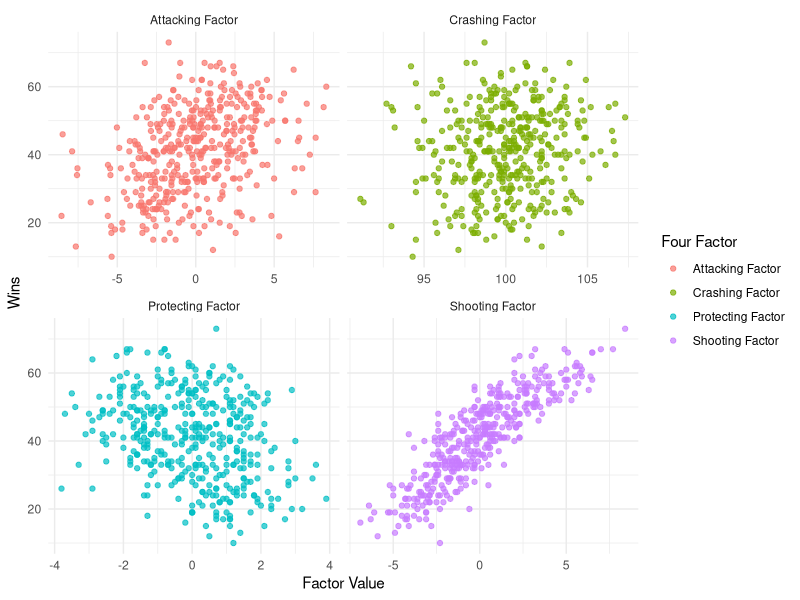
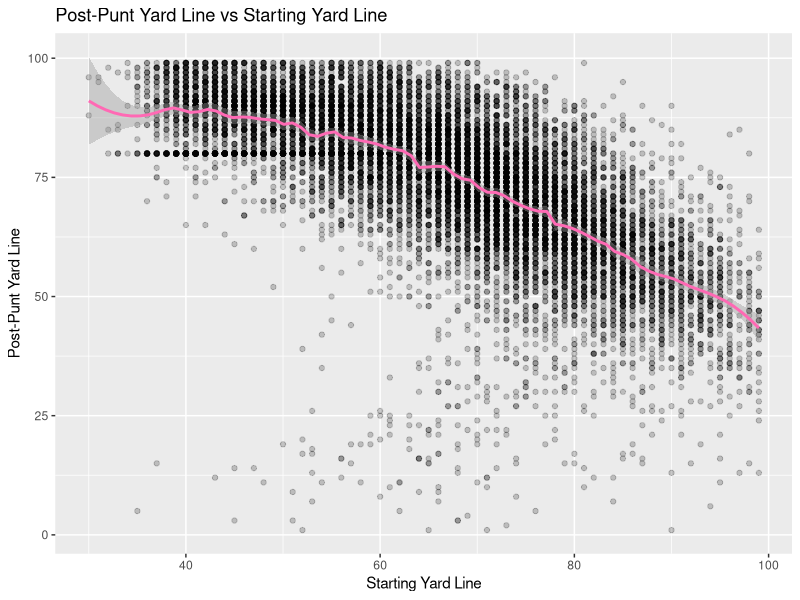
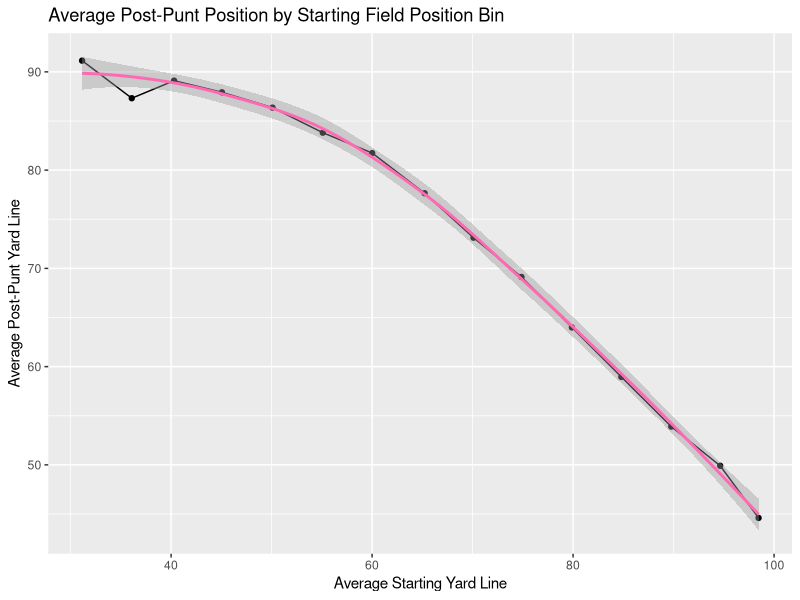
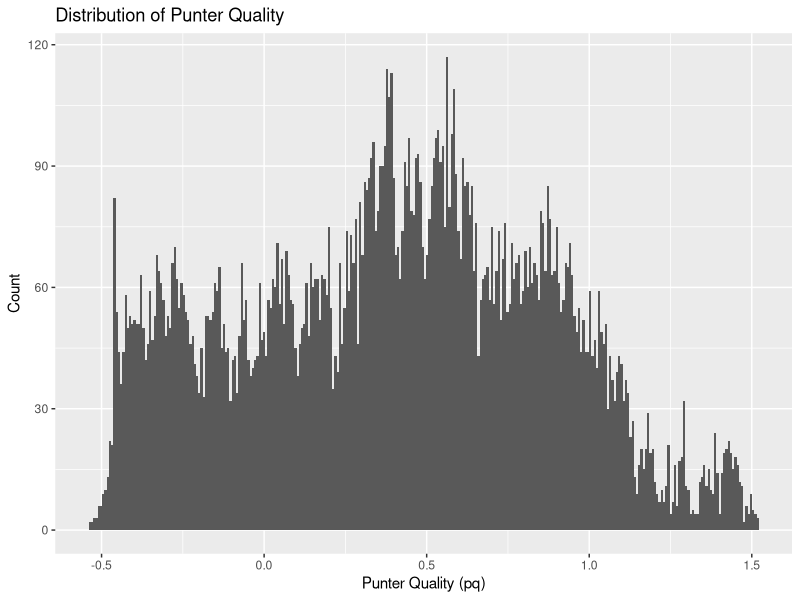
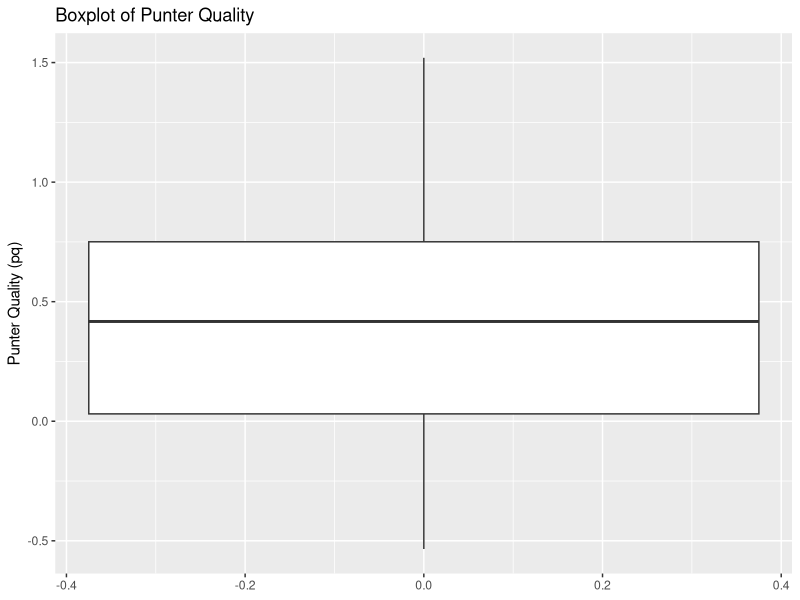
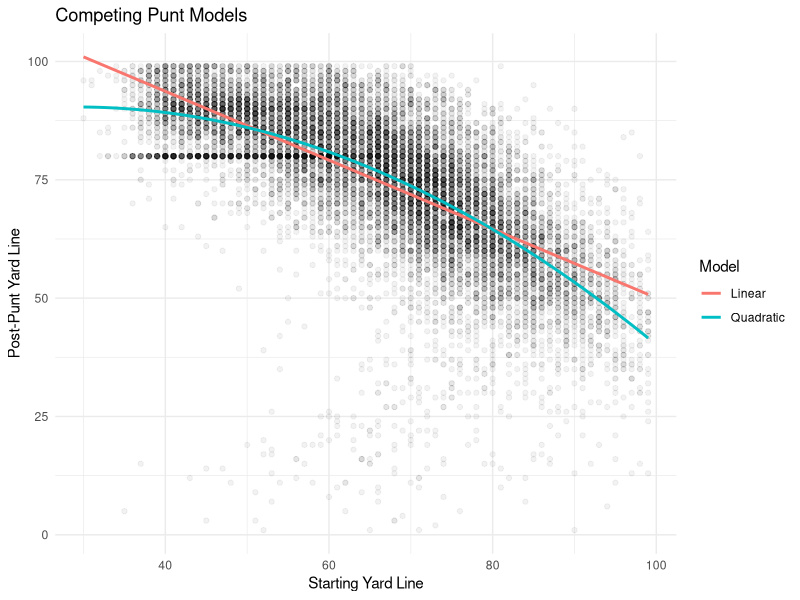
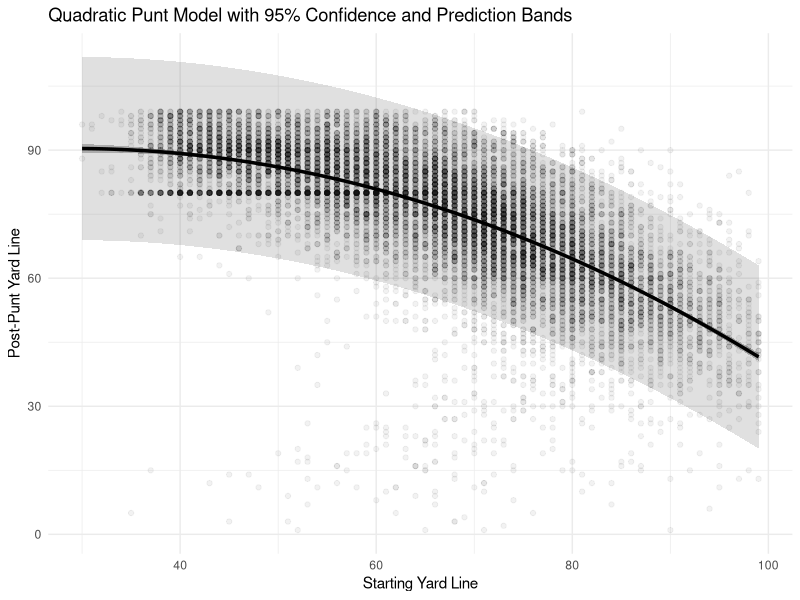
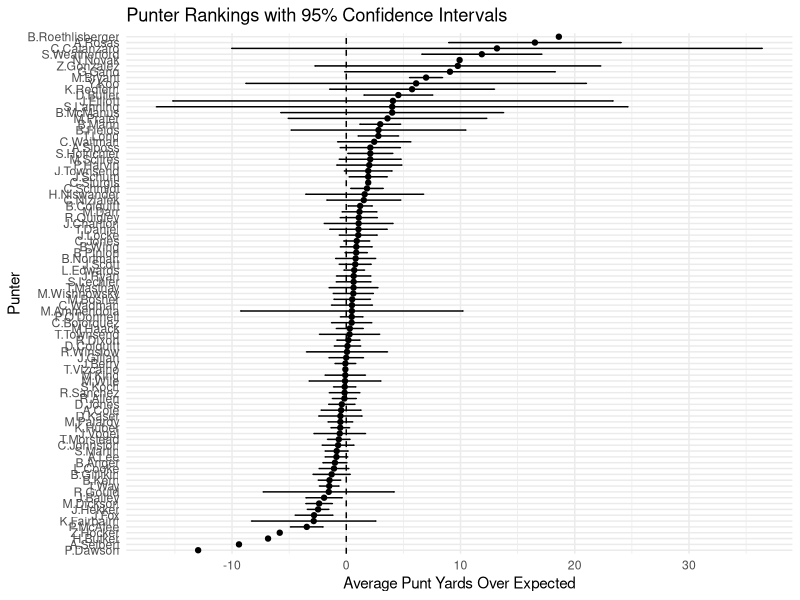

The R source for these figures, in order:
#############
### SETUP ###
#############

# install.packages(c("ggplot2", "tidyverse"))
library(ggplot2)
library(tidyverse)

# set seed
set.seed(3)

##############
### PART 1 ###
##############

# load data
nba_four_factors = read_csv("../data/02_nba-four-factors.csv")
nba_four_factors=nba_four_factors %>% 
  filter(GP==82) %>% 
  mutate(`Protecting Factor`=-`Protecting Factor`)
# Task 1:
# - Compute each variable's mean, standard deviation, minimum, and maximum
# - Plot the marginal distribution of each explanatory variable
# - Make scatterplots of wins against each of the four factors
# - Compute correlations between each pair of explanatory variables
# - Identify which variables look most strongly related to wins before fitting a model

summary(nba_four_factors)
nba_four_factors_long <- nba_four_factors %>%
  pivot_longer(
    cols = c(`Shooting Factor`,
             `Crashing Factor`,
             `Protecting Factor`,
             `Attacking Factor`),
    names_to = "Factor",
    values_to = "Value"
  )

ggplot(nba_four_factors_long,
       aes(x = Value, y = W, color = Factor)) +
  geom_point(alpha = 0.7) +
  facet_wrap(~ Factor, scales = "free_x") +
  labs(
    x = "Factor Value",
    y = "Wins",
    color = "Four Factor"
  ) +
  theme_minimal()
cor(
  nba_four_factors[, c("Shooting Factor",
                       "Crashing Factor",
                       "Protecting Factor",
                       "Attacking Factor")],
  nba_four_factors$W
)
# Task 2:
# - Fit the multivariable model: wins ~ x1 + x2 + x3 + x4
# - Write down the fitted regression equation
# - Interpret each coefficient in context
# - Check whether the coefficient signs make sense given the variable definitions
# - Identify which factors look strongest and weakest after adjustment

four_factor_model=lm(data=nba_four_factors, W~`Shooting Factor`+`Crashing Factor`+`Protecting Factor`+`Attacking Factor`)
four_factor_model
# Task 3:
# - Standardize the four predictors
# - Fit the standardized model
# - Rank the factors by absolute standardized coefficient size
# - Compare the original and standardized models for interpretability
# - Compare fitted values from both models and explain why they match or differ
standardized_nba_four_factors <- nba_four_factors %>%
  mutate(
    standardizedSF = as.numeric(scale(`Shooting Factor`)),
    standardizedCF = as.numeric(scale(`Crashing Factor`)),
    standardizedPF = as.numeric(scale(`Protecting Factor`)),
    standardizedAF = as.numeric(scale(`Attacking Factor`))
  )  

lm(data=standardized_nba_four_factors, W~standardizedSF+standardizedCF+standardizedPF+standardizedAF)
# Task 4:
# - Report the residual standard error and interpret it in wins
# - Report coefficient standard errors and 95% confidence intervals
# - Identify which effects are clearly different from zero
# - Choose one team and compute a point prediction, confidence interval, and prediction interval
# - State which interval is wider and why
summary(four_factor_model)
nba_four_factors <- nba_four_factors %>%
  mutate(
    fitted = fitted(four_factor_model),
    residual = resid(four_factor_model)
  )

# 2007 Dallas Mavericks
mavericks_2007 <- nba_four_factors %>%
  filter(Team_Season == "Dallas Mavericks2007")

# Residual standard error
sigma(four_factor_model)

# Coefficient estimates, standard errors, t-statistics, and p-values
coef(summary(four_factor_model))

# 95% confidence intervals for coefficients
confint(four_factor_model)

# Point prediction, confidence interval, and prediction interval
predict(
  four_factor_model,
  newdata = mavericks_2007,
  interval = "confidence",
  level = 0.95
)

predict(
  four_factor_model,
  newdata = mavericks_2007,
  interval = "prediction",
  level = 0.95
)
# Task 5:
# - Randomly split the data into training and test sets
# - Fit the original and standardized models on the training set
# - Compute test-set RMSE for both models
# - Compare predictive performance
train_idx <- sample(
  seq_len(nrow(nba_four_factors)),
  size = 0.8 * nrow(nba_four_factors)
)

train <- nba_four_factors[train_idx, ]
test  <- nba_four_factors[-train_idx, ]

# Original model
original_model <- lm(
  W ~ `Shooting Factor` +
    `Crashing Factor` +
    `Protecting Factor` +
    `Attacking Factor`,
  data = train
)

# Standardize using TRAINING means and sds
sf_mean <- mean(train$`Shooting Factor`)
sf_sd   <- sd(train$`Shooting Factor`)

cf_mean <- mean(train$`Crashing Factor`)
cf_sd   <- sd(train$`Crashing Factor`)

pf_mean <- mean(train$`Protecting Factor`)
pf_sd   <- sd(train$`Protecting Factor`)

af_mean <- mean(train$`Attacking Factor`)
af_sd   <- sd(train$`Attacking Factor`)

train_std <- train %>%
  mutate(
    SF = (`Shooting Factor` - sf_mean) / sf_sd,
    CF = (`Crashing Factor` - cf_mean) / cf_sd,
    PF = (`Protecting Factor` - pf_mean) / pf_sd,
    AF = (`Attacking Factor` - af_mean) / af_sd
  )

test_std <- test %>%
  mutate(
    SF = (`Shooting Factor` - sf_mean) / sf_sd,
    CF = (`Crashing Factor` - cf_mean) / cf_sd,
    PF = (`Protecting Factor` - pf_mean) / pf_sd,
    AF = (`Attacking Factor` - af_mean) / af_sd
  )

# Standardized model
standardized_model <- lm(
  W ~ SF + CF + PF + AF,
  data = train_std
)

# Predictions
pred_original <- predict(original_model, newdata = test)

pred_standardized <- predict(
  standardized_model,
  newdata = test_std
)

# RMSE function
rmse <- function(actual, predicted) {
  sqrt(mean((actual - predicted)^2))
}

# Test-set RMSEs
rmse_original <- rmse(test$W, pred_original)
rmse_standardized <- rmse(test$W, pred_standardized)

cat("Original Model RMSE:", rmse_original, "\n")
cat("Standardized Model RMSE:", rmse_standardized, "\n")
##############
### PART 2 ###
##############

# load data
punts = read_csv("../data/02_punts.csv")
summary(punts)
colnames(punts)
# Task 1:
# - Plot post-punt yard line against starting yard line
# - Bin punts by starting field position and plot average post-punt yard line in each bin
# - Describe the shape of the relationship and where it bends
# - Plot or summarize the distribution of punter quality
# 1. Scatterplot: post-punt yard line vs starting yard line
ggplot(punts, aes(x = ydl, y = next_ydl)) +
  geom_point(alpha = 0.2) +
  geom_smooth(color="hotpink", method="loess", span=.05) +
  labs(
    x = "Starting Yard Line",
    y = "Post-Punt Yard Line",
    title = "Post-Punt Yard Line vs Starting Yard Line"
  )

# 2. Bin starting field position and compute average post-punt yard line
punt_bins <- punts %>%
  mutate(
    ydl_bin = cut_width(ydl, width = 5)
  ) %>%
  group_by(ydl_bin) %>%
  summarize(
    avg_ydl = mean(ydl, na.rm = TRUE),
    avg_next_ydl = mean(next_ydl, na.rm = TRUE),
    n = n(),
    .groups = "drop"
  )

ggplot(punt_bins, aes(x = avg_ydl, y = avg_next_ydl)) +
  geom_point() +
  geom_line() +
  labs(
    x = "Average Starting Yard Line",
    y = "Average Post-Punt Yard Line",
    title = "Average Post-Punt Position by Starting Field Position Bin"
  )+
  geom_smooth(color="hotpink")

# 3. Numerical summaries to help identify where the relationship bends
punt_bins

# 4. Distribution of punter quality
summary(punts$pq)

ggplot(punts, aes(x = pq)) +
  geom_histogram(bins = 300) +
  labs(
    x = "Punter Quality (pq)",
    y = "Count",
    title = "Distribution of Punter Quality"
  )

# Optional boxplot
ggplot(punts, aes(y = pq)) +
  geom_boxplot() +
  labs(
    y = "Punter Quality (pq)",
    title = "Boxplot of Punter Quality"
  )
# Task 2:
# - Fit competing punt models: linear, quadratic, quadratic plus punter quality, and spline
# - Visualize the fitted curves from each model
# - Use train/test RMSE or cross-validation to choose a preferred model
# - Compare the linear, quadratic, and spline tradeoffs
# - Assess whether punter quality improves out-of-sample prediction
# - Interpret the punter-quality coefficient if it is included in the selected model
# Train/test split
train_idx <- sample(seq_len(nrow(punts)), size = 0.8 * nrow(punts))

train <- punts[train_idx, ]
test  <- punts[-train_idx, ]

# Models
linear_mod <- lm(next_ydl ~ ydl, data = train)

quad_mod <- lm(next_ydl ~ ydl + I(ydl^2), data = train)

quad_pq_mod <- lm(next_ydl ~ ydl + I(ydl^2) + pq, data = train)

# Prediction grid for plotting
grid <- tibble(
  ydl = seq(min(punts$ydl), max(punts$ydl), length.out = 500)
)

grid <- grid %>%
  mutate(
    linear = predict(linear_mod, newdata = grid),
    quadratic = predict(quad_mod, newdata = grid)
  )

# Fitted curves
ggplot(punts, aes(x = ydl, y = next_ydl)) +
  geom_point(alpha = 0.05) +
  geom_line(data = grid,
            aes(y = linear, color = "Linear"),
            linewidth = 1) +
  geom_line(data = grid,
            aes(y = quadratic, color = "Quadratic"),
            linewidth = 1) +
  labs(
    x = "Starting Yard Line",
    y = "Post-Punt Yard Line",
    color = "Model",
    title = "Competing Punt Models"
  ) +
  theme_minimal()

# RMSE function
rmse <- function(actual, predicted) {
  sqrt(mean((actual - predicted)^2))
}

# Test RMSEs
rmse_results <- tibble(
  Model = c(
    "Linear",
    "Quadratic",
    "Quadratic + PQ"
  ),
  RMSE = c(
    rmse(test$next_ydl,
         predict(linear_mod, test)),
    
    rmse(test$next_ydl,
         predict(quad_mod, test)),
    
    rmse(test$next_ydl,
         predict(quad_pq_mod, test))
    
  )
)
rmse_results

# Task 3:
# - Plot the fitted mean response for the selected punt model
# - Add a 95% confidence band for the expected response
# - Add a 95% prediction band for one individual punt
# - Explain why the prediction band is wider
# - Identify where the model is most uncertain

# Prediction grid
grid <- tibble(
  ydl = seq(min(punts$ydl), max(punts$ydl), length.out = 500)
)

# Confidence and prediction intervals from quadratic model
conf_band <- predict(
  quad_mod,
  newdata = grid,
  interval = "confidence"
)

pred_band <- predict(
  quad_mod,
  newdata = grid,
  interval = "prediction"
)

grid <- grid %>%
  mutate(
    fit = conf_band[, "fit"],
    conf_lwr = conf_band[, "lwr"],
    conf_upr = conf_band[, "upr"],
    pred_lwr = pred_band[, "lwr"],
    pred_upr = pred_band[, "upr"]
  )

# Plot
ggplot(punts, aes(x = ydl, y = next_ydl)) +
  geom_point(alpha = 0.05) +
  
  # Prediction band (wider)
  geom_ribbon(
    data = grid,
    aes(x = ydl, ymin = pred_lwr, ymax = pred_upr),
    inherit.aes = FALSE,
    alpha = 0.15
  ) +
  
  # Confidence band (narrower)
  geom_ribbon(
    data = grid,
    aes(x = ydl, ymin = conf_lwr, ymax = conf_upr),
    inherit.aes = FALSE,
    alpha = 0.3
  ) +
  
  # Quadratic fit
  geom_line(
    data = grid,
    aes(x = ydl, y = fit),
    linewidth = 1.2
  ) +
  
  labs(
    x = "Starting Yard Line",
    y = "Post-Punt Yard Line",
    title = "Quadratic Punt Model with 95% Confidence and Prediction Bands"
  ) +
  theme_minimal()

# Task 4:
# - Define punt yards over expected so that positive values are better punts
# - Compute PYOE for each punt
# - For each punter, compute average PYOE, number of punts, and standard error of average PYOE
# - Rank punters by average PYOE
# - Visualize punter rankings with uncertainty intervals
# - Identify which punters look clearly above average and which rankings are unstable
# Compute Punt Yards Over Expected (PYOE)
punts_pyoe <- punts %>%
  mutate(
    expected_next_ydl = predict(quad_mod, newdata = punts),
    pyoe = expected_next_ydl - next_ydl
  )

# Punter summaries
punter_rankings <- punts_pyoe %>%
  group_by(punter) %>%
  summarize(
    avg_pyoe = mean(pyoe),
    n_punts = n(),
    sd_pyoe = sd(pyoe),
    se_pyoe = sd_pyoe / sqrt(n_punts),
    lower95 = avg_pyoe - 1.96 * se_pyoe,
    upper95 = avg_pyoe + 1.96 * se_pyoe,
    .groups = "drop"
  ) %>%
  arrange(desc(avg_pyoe))

# Rankings table
punter_rankings

# Top punters
head(punter_rankings, 10)

# Bottom punters
tail(punter_rankings, 10)

# Ranking plot with uncertainty intervals
punter_rankings %>%
  mutate(
    punter = reorder(punter, avg_pyoe)
  ) %>%
  ggplot(aes(x = avg_pyoe, y = punter)) +
  geom_point() +
  geom_errorbarh(
    aes(xmin = lower95, xmax = upper95),
    height = 0.2
  ) +
  geom_vline(xintercept = 0, linetype = "dashed") +
  labs(
    x = "Average Punt Yards Over Expected",
    y = "Punter",
    title = "Punter Rankings with 95% Confidence Intervals"
  ) +
  theme_minimal()

# Most stable rankings (lots of punts, small SE)
punter_rankings %>%
  arrange(se_pyoe) %>%
  select(punter, avg_pyoe, n_punts, se_pyoe)

# Least stable rankings
punter_rankings %>%
  arrange(desc(se_pyoe)) %>%
  select(punter, avg_pyoe, n_punts, se_pyoe)
# Final reflection:
# - Explain how adding columns changed what the model could fit
# - Explain when flexibility helped and when it could hurt
# - Interpret the residual standard error in this setting
# - Explain why prediction intervals are wider than confidence intervals
# - Note one coefficient, prediction, or ranking you would interpret cautiously
